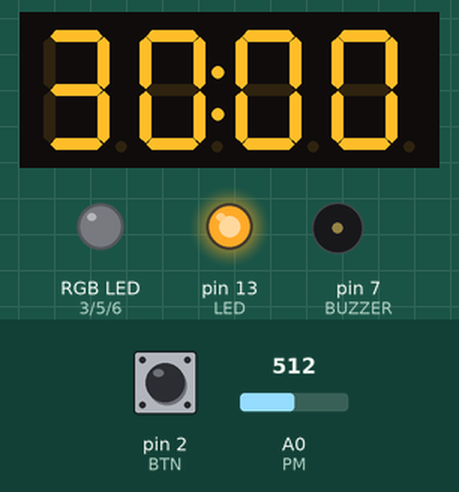
Simulated run of this sketch. Board: Arduino Uno, built with avr-gcc and run on an emulated ATmega328P. Parts: 4-digit seven-segment display, an RGB LED mixed from three pins (HIGH = lit), output pins drawn as LEDs (lit = HIGH), buzzer (waves = sounding). Inputs (shaded band) come from the test bench; at power-on: pin 2 (BTN) LOW, A0 (PM) = 512. Dim RGB values are drawn brighter than linear; what the sketch prints to the serial monitor is not drawn.

Above: at 1.2 s.
1.3 s: pin 2 (BTN) pulled HIGH for 0.15 s
At 1.58 s:
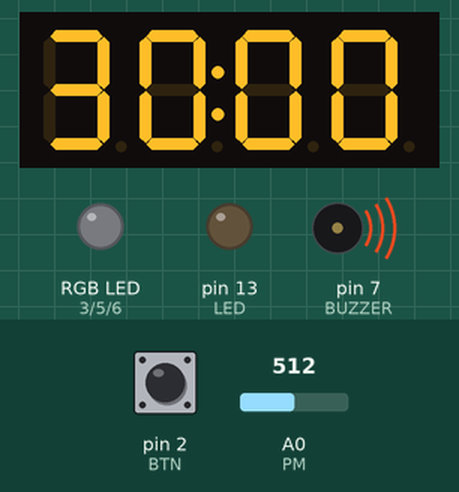
3.1 s: pin 2 (BTN) pulled HIGH for 1 s
At 3.9 s:
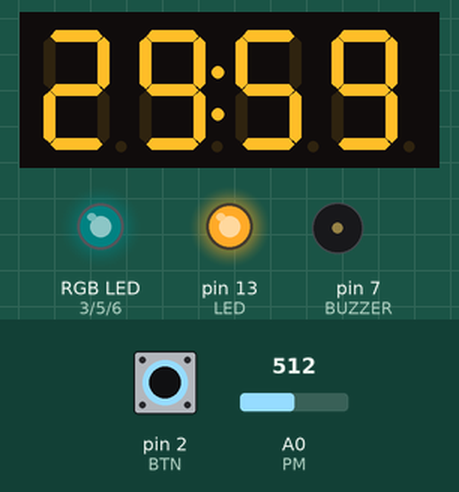
5.7 s: pin 2 (BTN) pulled HIGH for 0.15 s
At 6.0 s:
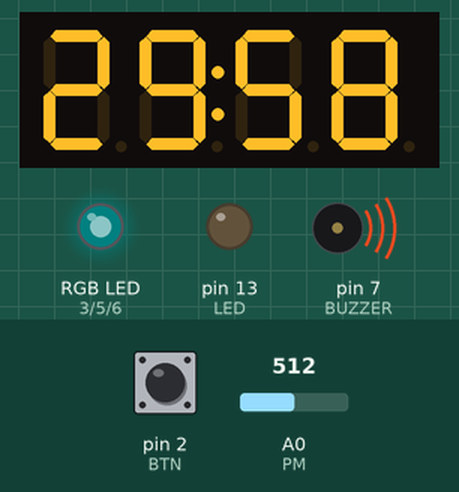
7.4 s: pin 2 (BTN) pulled HIGH for 3.2 s
At 10.3 s:
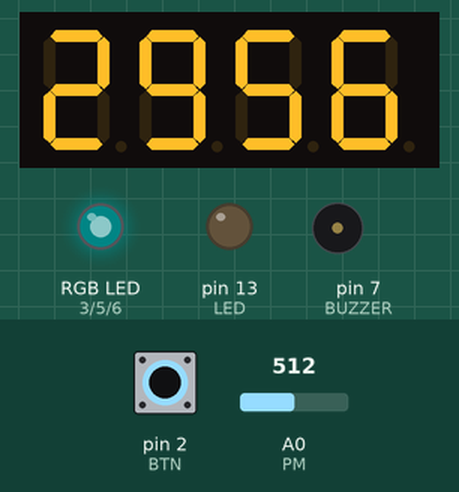
12.3 s: A0 (PM) set to 716
At 13.0 s:
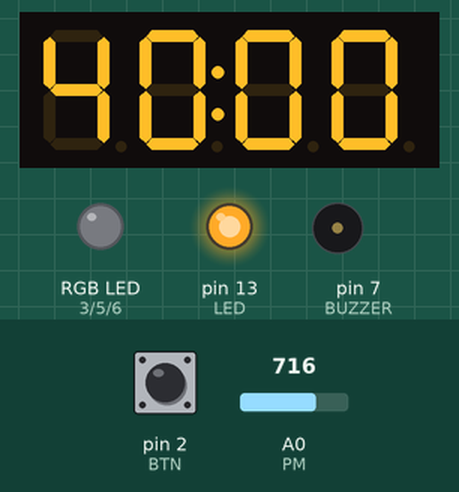
13.8 s: A0 (PM) set to 900
At 14.6 s:
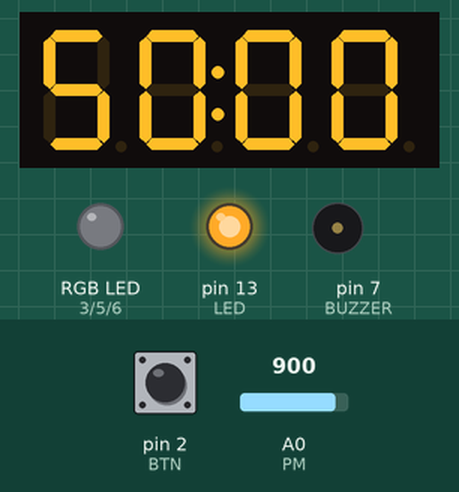
Timing chart, 0 to 16.3 s (numbered marks = the images above; inputs shaded):
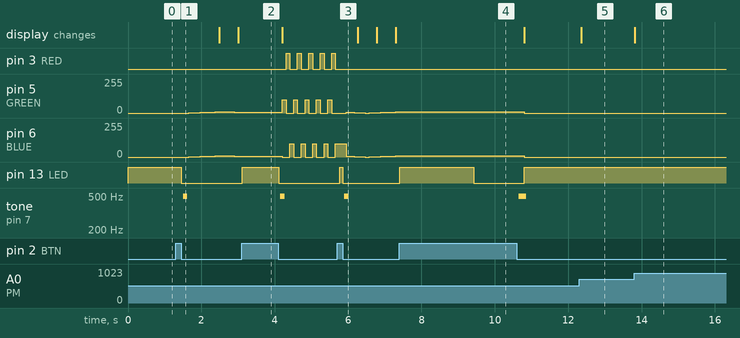

Measured:
- after the input at 1.3 s, pin 5 (GREEN), pin 6 (BLUE): rises from 0/255 to 10/255 in 0.93 s, then falls to 6/255 in 0.41 s; pin 13 (LED): HIGH → LOW after 0.16 s; tone on pin 7 (BUZZER): silent → 496 Hz after 0.20 s, → silent 0.12 s later
- after the input at 3.1 s, pin 3 (RED): alternates HIGH for 0.10 s and LOW for 0.21 s, starting after 1.2 s; pin 13 (LED): LOW → HIGH at once, → LOW 0.99 s later; tone on pin 7 (BUZZER): silent → 496 Hz after 1.1 s, → silent 0.12 s later
- after the input at 5.7 s, pin 3 (RED): stops changing and stays LOW; pin 13 (LED): LOW → HIGH after 0.07 s, → LOW 0.09 s later; tone on pin 7 (BUZZER): silent → 496 Hz after 0.20 s, → silent 0.12 s later
- after the input at 7.4 s, pin 13 (LED): LOW → HIGH at once, → LOW 2.0 s later, → HIGH 1.4 s later; tone on pin 7 (BUZZER): silent → 496 Hz after 3.3 s, → silent 0.20 s later
- after the input at 12.3 s, the display: changes after 0.06 s (image 5)
- after the input at 13.8 s, the display: changes at once (image 6)

The sketch:

timer_rev_01.ino
```cpp
#include <Wire.h>
#include "Adafruit_LEDBackpack.h"
#include "Adafruit_GFX.h"

Adafruit_7segment matrix = Adafruit_7segment();

int minute=10;
int second=0;
boolean drawcolon     = true;
boolean counting_flag = false;
boolean reading_flag  = true;
const int BTN    =2;
const int BUZZER =7;
const int LED    =13;
const int PM     = A0;
const int BLUE   = 6;
const int RED    = 3;
const int GREEN  = 5;

void setup() {
  Serial.begin(9600);
  Serial.println("Made by Fung.Xu");
  matrix.begin(0x70);  // pass in the address
  setupInterrupt();
  read_pwm();

  pinMode(LED, OUTPUT);
  pinMode(BUZZER,OUTPUT);
  pinMode(BTN,INPUT);

  pinMode(BLUE,OUTPUT);
  pinMode(RED,OUTPUT);
  pinMode(GREEN,OUTPUT);
}

void loop(){

  // if button is clicked;
  int btn_value = read_button();
  if ( btn_value > 0 ) {

      // if button is clicked for 2 seconds or above
      if ( btn_value == 2 ){
        counting_flag = false;
        second = 0;
        reading_flag = true;
        beep();
        beep();
      }

      // click once
      if ( btn_value == 1 ) {
        show_indicator(LOW);
        counting_flag = ! counting_flag;
        reading_flag = false;
        beep();
      }
  }

  if ( reading_flag ) {
    show_indicator(HIGH);
    read_pwm();
  }

  clean_sign();
  if(counting_flag){
    display_breath_sign();
  }else if(!reading_flag){
    show_alert_sign();
  }


  display_led();
  delay(100);
  //beep();
}

//*************************

int brightness = 0;
int fadeAmount = 1;

void display_breath_sign(){
  analogWrite(GREEN,brightness);
  analogWrite(RED,brightness);
  analogWrite(BLUE,brightness);

  brightness += fadeAmount;

  if(brightness == 0 || brightness >= 10){
    fadeAmount = -fadeAmount;
  }
}

int color = 0;
void show_alert_sign(){
    if( color % 3 == 0 ){
      analogWrite(GREEN,100);
    }

    if( color % 3 == 1 ){
      digitalWrite(RED,100);
    }

    if ( color % 3 == 2 ){
      analogWrite(BLUE,100);
    }

    color++;
}


void clean_sign(){
  analogWrite(GREEN,0);
  analogWrite(RED,0);
  analogWrite(BLUE,0);
}

void tick(){
    second--;
    if ( second < 0 ){
      minute--;
      second = 59;
    }
}

void beep(){
  for (int i=1; i< 50; i++){
      digitalWrite(BUZZER,HIGH);
      delay(1);
      digitalWrite(BUZZER,LOW);
      delay(1);
  }
}

void display_led(){
   int distr = minute*100+second;
   //Serial.print("Timer is ");
   //Serial.println(distr);
   matrix.print(distr, DEC);
   if ( reading_flag || ! counting_flag ) {
      matrix.drawColon(true);
   }else{
      matrix.drawColon(drawcolon);
   }
   matrix.writeDisplay();
}

void read_pwm(){
    int n = analogRead(PM);     //读取A0模拟口的数值（0-5V 对应 0-1204取值）
    minute = n/17/5*5;
}

int read_button(){
    if( digitalRead(BTN)==HIGH ){
        delay(10);
        show_indicator(HIGH);
        if(digitalRead(BTN)==HIGH){
            int hold_time = 0;
            boolean ind_flag = false;
            while(digitalRead(BTN)==HIGH){
              delay(10);
              if(hold_time < 200){
                hold_time++;
              }else{
                // hold on 2 seconds
                show_indicator(LOW);
              }
            }
            show_indicator(LOW);
            Serial.print(hold_time);
            return hold_time==200 ? 2 : 1;
        }
    }

    return 0;
}

boolean show_indicator(boolean flag){
    digitalWrite(LED, flag);
}
//*************************

byte tcnt2;
unsigned long time = 1000;

// Credits for the interrupt setup routine:
// http://popdevelop.com/2010/04/mastering-timer-interrupts-on-the-arduino/
void setupInterrupt()
{
  /* First disable the timer overflow interrupt while we're configuring */
  TIMSK2 &= ~(1<<TOIE2);

  /* Configure timer2 in normal mode (pure counting, no PWM etc.) */
  TCCR2A &= ~((1<<WGM21) | (1<<WGM20));
  TCCR2B &= ~(1<<WGM22);

  /* Select clock source: internal I/O clock */
  ASSR &= ~(1<<AS2);

  /* Disable Compare Match A interrupt enable (only want overflow) */
  TIMSK2 &= ~(1<<OCIE2A);

  /* Now configure the prescaler to CPU clock divided by 128 */
  TCCR2B |= (1<<CS22)  | (1<<CS20); // Set bits
  TCCR2B &= ~(1<<CS21);             // Clear bit

  /* We need to calculate a proper value to load the timer counter.
   * The following loads the value LED1 into the Timer 2 counter register
   * The math behind this is:
   * (CPU frequency) / (prescaler value) = 125000 Hz = 8us.
   * (desired period) / 8us = 125.
   * MAX(uint8) + 1 - 125 = 131;
   */
  /* Save value globally for later reload in ISR */
  tcnt2 = 131;

  /* Finally load end enable the timer */
  TCNT2 = tcnt2;
  TIMSK2 |= (1<<TOIE2);
}

/*
 * Install the Interrupt Service Routine (ISR) for Timer2 overflow.
 * This is normally done by writing the address of the ISR in the
 * interrupt vector table but conveniently done by using ISR()  */
ISR(TIMER2_OVF_vect) {
  /* Reload the timer */
  TCNT2 = tcnt2;

  if(time > 0)
  {
    if ( ! counting_flag ) return;
    time--;

    if( time == 500){
      drawcolon = true;
    }

    if(time==0){
      drawcolon = false;
      time=1000;
      tick();
    }
  }
}
```
